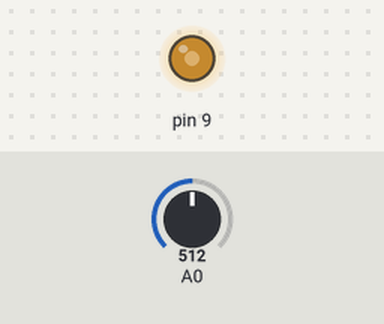
This sketch was run on a simulated Arduino Uno, built with avr-gcc and run on an emulated ATmega328P. On the bench: output pins drawn as LEDs (lit = HIGH). Inputs (shaded band) come from the test bench; at power-on: A0 = 512.

Above: at 1.2 s.
1.3 s: A0 set to 716
At 2.2 s:
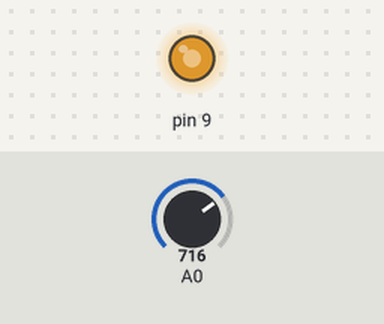
2.8 s: A0 set to 900
At 3.4 s:
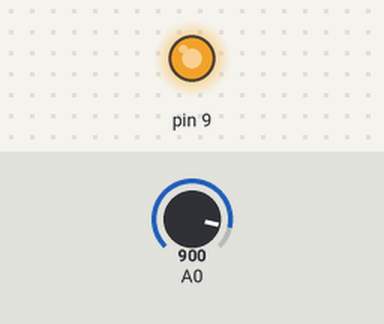
4.3 s: A0 set to 122
At 5.5 s:
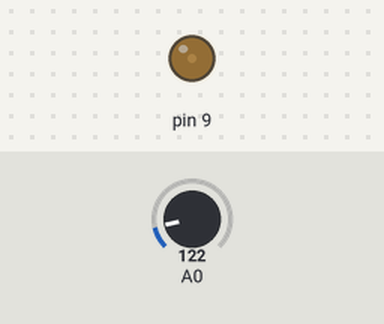
5.8 s: A0 set to 0
At 6.9 s:
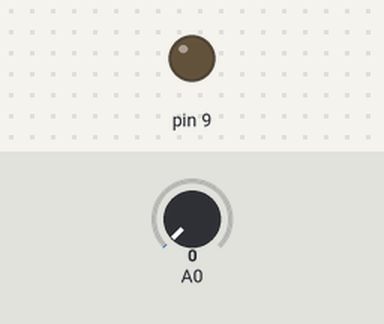
7.3 s: A0 set to 511
At 8.0 s:
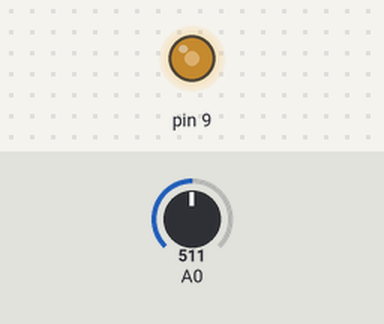
Timing chart, 0 to 9.8 s (numbered marks = the images above; inputs shaded):
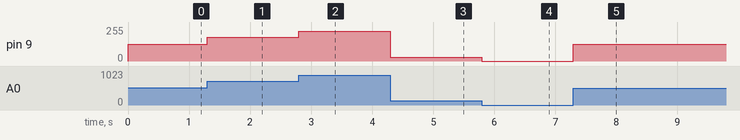

Measured:
- after the input at 1.3 s, pin 9: 127/255 → 178/255 at once
- after the input at 2.8 s, pin 9: 178/255 → 224/255 at once
- after the input at 4.3 s, pin 9: 224/255 → 30/255 at once
- after the input at 5.8 s, pin 9: 30/255 → 0/255 at once
- after the input at 7.3 s, pin 9: 0/255 → 127/255 at once

The sketch:

FadingLed.ino
```cpp
int potentiometerValue = 0;
int ledBrightness = 0;
void setup()
{
  pinMode(9, OUTPUT);
  pinMode(8,INPUT);
  pinMode(A0,INPUT);
}

void loop()
{
  potentiometerValue = analogRead(A0);
  ledBrightness = map(potentiometerValue,0,1023,0,255);
  analogWrite(9,ledBrightness);}
```
